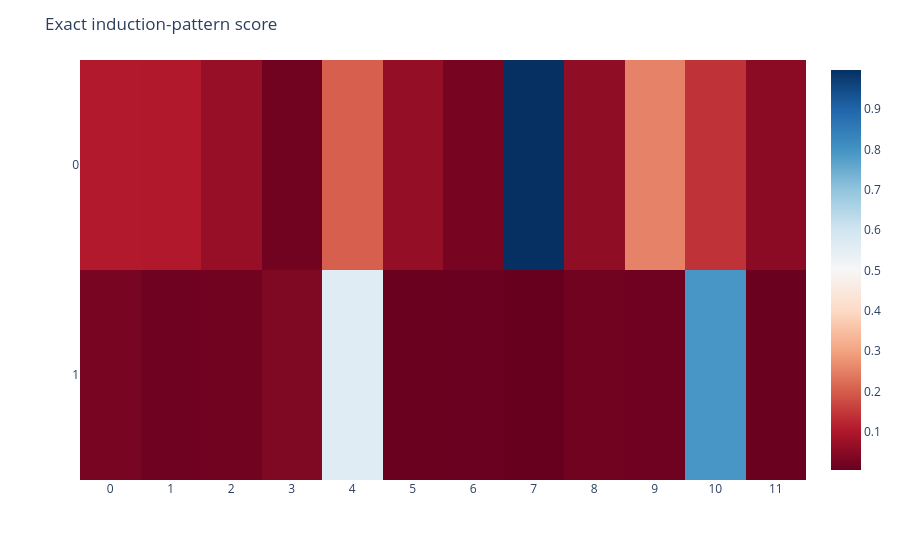

This figure's notebook cell:
### Code cell
def copying_scores_from_cache(
    cache: ActivationCache,
    n_layer: int,
    seq_len: int,
) -> Float[Tensor, "layer head"]:
    scores = []
    pattern = cache["pattern", n_layer]
    if pattern.ndim != 3:
        raise ValueError("Expected unbatched [head, dest, source] pattern")
    scores.append(pattern.diagonal(offset=-1, dim1=-2, dim2=-1).mean(-1)) # GPT가 만든 diagonal_mean 말고 걍 내가 만들어서 쓴다
    return torch.stack(scores)

def exact_induction_scores_from_cache(
    cache: ActivationCache,
    n_layers: int,
    seq_len: int,
) -> Float[Tensor, "layer head"]:
    scores = []
    for layer in range(n_layers):
        pattern = cache["pattern", layer]
        if pattern.ndim != 3:
            raise ValueError("Expected unbatched [head, dest, source] pattern")
        scores.append(diagonal_mean(pattern, 1 - seq_len)) #입력이 의도적으로 두 번 반복되게 되어있기 때문
    return torch.stack(scores)


copying_scores = copying_scores_from_cache(rep_cache, 0, SEQ_LEN)
exact_scores = exact_induction_scores_from_cache(rep_cache, toy.cfg.n_layers, SEQ_LEN)
stupid_tensor_manipulation = torch.stack((copying_scores, exact_scores[None, 1])).squeeze(1)
imshow(
    stupid_tensor_manipulation,
    "Exact induction-pattern score",
    x_labels=[str(h) for h in range(toy.cfg.n_heads)],
    y_labels=[str(l) for l in range(toy.cfg.n_layers)], #y 라벨은 걍 무시. 그림 위쪽에 있는게 layer 0 의 copying score, 아래쪽에 있는게 layer 1 의 induction score 임.
)
flat_top = exact_scores.argmax()
print(
    "Top exact candidate:",
    f"L{(flat_top // toy.cfg.n_heads).item()}H{(flat_top % toy.cfg.n_heads).item()}",
)

display(cv.attention.attention_patterns(
    tokens=rep_str_tokens,
    attention=rep_cache["pattern", 0],
    # attention_head_names=[f"L{layer}H{h}" for h in range(toy.cfg.n_heads)],
))

display(cv.attention.attention_patterns(
    tokens=rep_str_tokens,
    attention=rep_cache["pattern", 1],
    # attention_head_names=[f"L{layer}H{h}" for h in range(toy.cfg.n_heads)],
))

### Figure 1 — Plotly figure (JSON) as saved in the notebook; plotly's stock layout.template omitted (floating-point values rounded to 4 significant figures)
{"data": [{"coloraxis": "coloraxis", "hovertemplate": "x: %{x}<br>y: %{y}<br>color: %{z}<extra></extra>", "name": "0", "type": "heatmap", "xaxis": "x", "yaxis": "y", "z": [[0.1059, 0.1032, 0.06799, 0.01841, 0.2039, 0.06527, 0.02614, 0.9969, 0.05932, 0.2529, 0.1397, 0.05231], [0.0283, 0.0146, 0.01905, 0.03644, 0.5604, 0.008356, 0.01082, 0.005167, 0.01862, 0.01511, 0.792, 0.008081]]}], "layout": {"coloraxis": {"autocolorscale": false, "colorscale": [[0, "rgb(103,0,31)"], [0.1, "rgb(178,24,43)"], [0.2, "rgb(214,96,77)"], [0.3, "rgb(244,165,130)"], [0.4, "rgb(253,219,199)"], [0.5, "rgb(247,247,247)"], [0.6, "rgb(209,229,240)"], [0.7, "rgb(146,197,222)"], [0.8, "rgb(67,147,195)"], [0.9, "rgb(33,102,172)"], [1, "rgb(5,48,97)"]]}, "margin": {"t": 60}, "title": {"text": "Exact induction-pattern score"}, "xaxis": {"anchor": "y", "domain": [0, 1], "tickmode": "array", "ticktext": ["0", "1", "2", "3", "4", "5", "6", "7", "8", "9", "10", "11"], "tickvals": [0, 1, 2, 3, 4, 5, 6, 7, 8, 9, 10, 11]}, "yaxis": {"anchor": "x", "autorange": "reversed", "domain": [0, 1], "tickmode": "array", "ticktext": ["0", "1"], "tickvals": [0, 1]}}}
